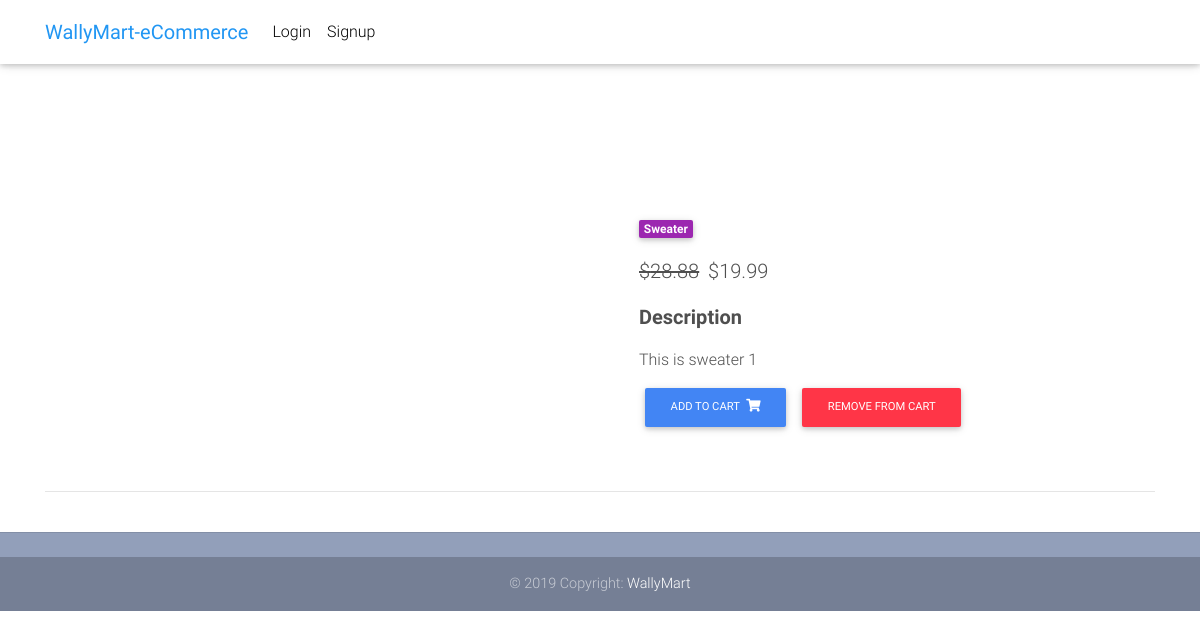
/product/sweater_1/, run on the app's committed database.
### core/models.py (models this page shows, shortened)
class Item(models.Model):
    title = models.CharField(max_length=100)
    price = models.FloatField()
    discount_price = models.FloatField(blank=True, null=True)
    category = models.CharField(choices=CATEGORY_CHOICES, max_length=2)
    label = models.CharField(choices=LABEL_CHOICES, max_length=1)
    slug = models.SlugField()
    description = models.TextField()
    image = models.ImageField()
    def get_add_to_cart_url(self):
        return reverse("core:add-to-cart", kwargs={
            'slug': self.slug
        })
    def get_remove_from_cart_url(self):
        return reverse("core:remove-from-cart", kwargs={
            'slug': self.slug
        })

### core/views.py (the view)
# urls.py: path('product/<slug>/', ItemDetailView.as_view(), name='product'),
class ItemDetailView(DetailView):
    model = Item
    template_name = "product.html"

### templates/product.html (shortened to what this page needs)
{% extends "base.html" %}
{% block content %}
  <main class="mt-5 pt-4">
    <div class="container dark-grey-text mt-5">
      <div class="row wow fadeIn">
        <div class="col-md-6 mb-4">
        </div>
        <div class="col-md-6 mb-4">
          <div class="p-4">
            <div class="mb-3">
              <a href="">
                <span class="badge purple mr-1">{{ object.get_category_display }}</span>
              </a>
            </div>
            <p class="lead">
              {% if object.discount_price %}
              <span class="mr-1">
                <del>${{ object.price }}</del>
              </span>
              <span>${{ object.discount_price }}</span>
              {% else %}
              <span>${{ object.price }}</span>
              {% endif %}
            </p>
            <p class="lead font-weight-bold">Description</p>
            <p>{{ object.description }}</p>
            <a href="{{ object.get_add_to_cart_url }}" class="btn btn-primary btn-md my-0 p">
              Add to cart
              <i class="fas fa-shopping-cart ml-1"></i>
            </a>
            <a href="{{ object.get_remove_from_cart_url }}" class="btn btn-danger btn-md my-0 p">
              Remove from cart
            </a>
          </div>
        </div>
      </div>
      <hr>
    </div>
  </main>
{% endblock content %}

### templates/base.html (style rules this page uses)
html, body, header, .carousel { height: 60vh; }

### data on the page
Item: category "Sweater", price "28.88", discount_price "19.99", description "This is sweater 1"
